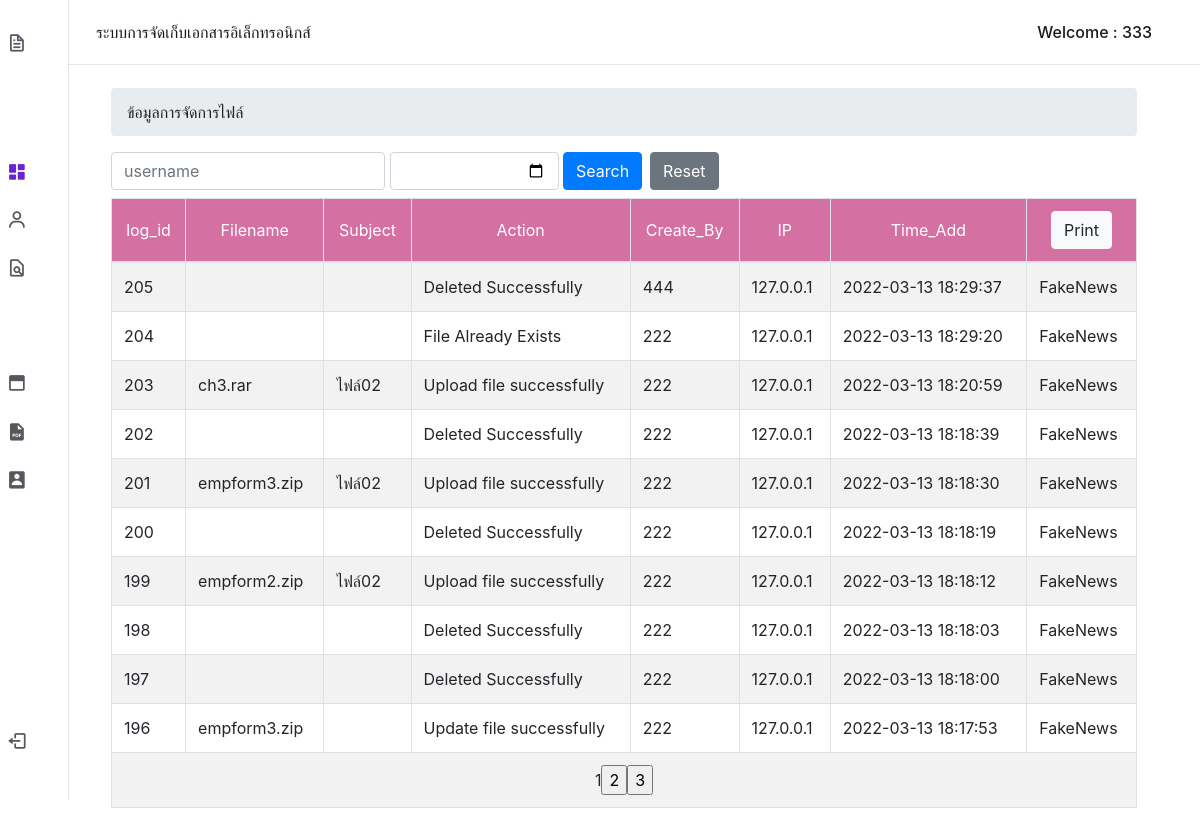
Screenshot of /admin/file_log.php (signed in) with the database file from the repository.
### tables this page shows
CREATE TABLE `file_log` (
  `log_id` int(11) NOT NULL,
  `file_name` text NOT NULL,
  `name_random` text NOT NULL,
  `subjects` varchar(50) NOT NULL,
  `action` varchar(50) NOT NULL,
  `create_by` varchar(20) NOT NULL,
  `host` text NOT NULL,
  `ip` varchar(20) NOT NULL,
  `create_time` timestamp NOT NULL DEFAULT current_timestamp()
);

### Authen/dbcontroller.php (called while the page is built, shortened)
<?php
class DBController {
	private $host = "localhost";
	private $user = "root";
	private $password = "";
	private $database = "smp_db_fms";
    private $conn;
	function __construct() {
		$this->conn = $this->connectDB();
	}
	function connectDB() {
		$conn = mysqli_connect($this->host,$this->user,$this->password,$this->database);
		return $conn;
	}
	function runQuery($query) {
		$result = mysqli_query($this->conn,$query);
		while($row=mysqli_fetch_assoc($result)) {
			$resultset[] = $row;
		}
		if(!empty($resultset))
			return $resultset;
	}
	function numRows($query) {
		$result  = mysqli_query($this->conn, $query);
		$rowcount = mysqli_num_rows($result);
		return $rowcount;
	}
}
?>

### admin/file_log.php (the view, shortened to what this page needs)
<?php
$m_username = $_SESSION['m_username'];
?>
<!DOCTYPE html>
<html lang="en">
<head>
    <link rel="stylesheet" href="https://cdn.jsdelivr.net/npm/boxicons@latest/css/boxicons.min.css">
    <link href="https://cdn.datatables.net/1.10.20/css/dataTables.bootstrap4.min.css" rel="stylesheet"
 />
    <link rel="stylesheet" href="../assets/navbar/css/styles.css">
    <link rel="stylesheet" href="https://cdn.jsdelivr.net/npm/bootstrap@4.6.1/dist/css/bootstrap.min.css"
>
    <link rel="stylesheet" type="text/css"
        href="https://maxcdn.bootstrapcdn.com/font-awesome/4.7.0/css/font-awesome.min.css">
</head>
<body>
<?php include 'nav.php'; ?>
    <main><br>
        <div class="container mt-5 col-xs-12 col-md-12 col-lg-12 col-xl-12">
        <nav aria-label="breadcrumb">
  <ol class="breadcrumb">
    <li class="breadcrumb-item " aria-current="page">ข้อมูลการจัดการไฟล์</li>
  </ol>
</nav>
<?php
require_once("../Authen/dbcontroller.php");
$create_by = "";
$create_time = "";
$queryCondition = "";
$orderby = " order by log_id desc";
 $sql = " SELECT * FROM file_log where log_id  " . $queryCondition ;
require_once("perpage.php");
$href = 'file_log.php';
$perPage = 10;
$page = 1;
$start = ($page-1)*$perPage;
$query =  $sql . $orderby .  " limit " . $start . "," . $perPage;
$result = $db_handle->runQuery($query);
if(!empty($result)) {
    $result["perpage"] = showperpage($sql, $perPage, $href);
}
?>
                <form name="frmSearch" method="post" action="file_log.php">
                    <div class="form-inline mb-2">
                        <div class="form-group">
                            <input type="text" placeholder="username" name="search[name]" class="form-control"
                                value="<?php echo $create_by; ?>" />
                        </div>
<div class="date-selector">
  <input id="datePicker" class="form-control" type="date"   name="search[timestemp]" value="<?php echo $create_time; ?>" onkeydown="return false" />
</div>
                        <div class="form-group mr-2">
                        <input type="submit" name="go" class="btn btn-primary" value="Search">
                        </div>
                        <div class="form-group mr-2">
                        <input type="reset" class="btn btn-secondary" value="Reset" onclick="window.location='file_log.php'">
                        </div>
                    </div>
                    <div class="table-responsive">
                    <table class="table table-bordered table-striped table-hover">
                        <thead>
                            <tr>
                                <td class='text-center'>log_id</td>
                                <td class='text-center'>Filename</td>
                                <td class='text-center'>Subject</td>
                                <td class='text-center'>Action</td>
                                <td class='text-center'>Create_By</td>
                                <td class='text-center'>IP</td>
                                <td class='text-center'>Time_Add</td>
                                <td class='text-center'><a href="" class="btn btn-light" data-toggle="modal"
                                        data-target="#dateform">Print</a></td>
                            </tr>
                        </thead>
                        <tbody>
                            <?php
					if(!empty($result)) {
						foreach($result as $k=>$v) {
						  if(is_numeric($k)) {
					?>
                            <tr>
                                <td><?php echo $result[$k]["log_id"]; ?></td>
                                <td><?php echo $result[$k]["file_name"]; ?></td>
                                <td><?php echo $result[$k]["subjects"]; ?></td>
                                <td><?php echo $result[$k]["action"]; ?></td>
                                <td><?php echo $result[$k]["create_by"]; ?></td>
                                <td><?php echo $result[$k]["ip"]; ?></td>
                                <td><?php echo $result[$k]["create_time"]; ?></td>
                                <td><?php echo $result[$k]["host"]; ?></td>
                            </tr>
                            <?php
						  }
					   }
                    }
					if(isset($result["perpage"])) {
					?>
                            <nav>
                                <tr>
                                <td colspan="8" align=center> <?php echo $result["perpage"]; ?></td>
                                </tr>
                                <?php } ?>
                            </nav>
                    </table>
                    </div>
                </form>
        </div>
    </main>
</body>
</html>

### admin/nav.php (shortened to what this page needs)
<header class="header">
    <div class="header__container">
    <a href="#" class="header__logo">ระบบการจัดเก็บเอกสารอิเล็กทรอนิกส์</a>
        <a href="#" class="header__logo">Welcome : <?php echo ucwords(htmlentities($m_username)); ?></a>
    </div>
</header>
<div class="nav" id="navbar">
    <nav class="nav__container">
        <div>
            <a href="#" class="nav__link nav__logo">
                <i class='bx bx-file nav__icon' ></i>
            </a>
            <div class="nav__list">
                <div class="nav__items">
                    <a href="index.php" class="nav__link active">
                        <i class='bx bxs-dashboard nav__icon' ></i>
                    </a>
                    <a href="adduser.php" class="nav__link">
                        <i class='bx bx-user nav__icon' ></i>
                    </a>
                    <a href="file.php" class="nav__link">
                        <i class='bx bx-file-find nav__icon' ></i>
                    </a>
                </div>
                <div class="nav__items">
                    <a href="History_log.php" class="nav__link">
                        <i class='bx bxs-dock-top nav__icon'></i>
                    </a>
                    <a href="file_log.php" class="nav__link">
                        <i class='bx bxs-file-pdf nav__icon' ></i>
                    </a>
                    <a href="add_log.php" class="nav__link">
                        <i class='bx bxs-user-rectangle nav__icon' ></i>
                    </a>
                </div>
            </div>
        </div>
        <a href="..\Authen\logout.php" class="nav__link nav__logout">
            <i class='bx bx-log-out nav__icon' ></i>
        </a>
    </nav>
</div>

### admin/perpage.php (shortened to what this page needs)
<?php
	function perpage($count, $per_page = '10',$href) {
		$output = '';
		if($per_page != 0)
		$pages  = ceil($count/$per_page);
		if($pages>1) {
			for($i=($_POST["page"]-2); $i<=($_POST["page"]+2); $i++)	{
				if($i<1) continue;
				if($_POST["page"] == $i)
					$output = $output . '<span id='.$i.' class="current-page" >'.$i.'</span>';
				else
					$output = $output . '<input type="submit" name="page" class="perpage-link" value="' . $i . '" />';
			}
		}
		return $output;
	}
	function showperpage($sql, $per_page = 10, $href) {
	    require_once("../Authen/dbcontroller.php");
	    $db_handle = new DBController();
	    $count   = $db_handle->numRows($sql);
		$perpage = perpage($count, $per_page,$href);
		return $perpage;
	}
?>

### assets/navbar/css/styles.css (style rules this page uses)
:root { --header-height: 3.5rem; --nav-width: 219px; --first-color: #6923D0; --first-color-light: #F4F0FA; --title-color: #19181B; --text-color: #58555E; --text-color-light: #A5A1AA; --body-color: #F9F6FD; --container-color: #FFFFFF; --body-font: 'Poppins', sans-serif; --normal-font-size: .938rem; --small-font-size: .75rem; --smaller-font-size: .75rem; --font-medium: 500; --font-semi-bold: 600; --z-fixed: 100; }
@media screen and (min-width: 1024px) { :root { --normal-font-size: 1rem; --small-font-size: .875rem; --smaller-font-size: .813rem; } }
body { margin: var(--header-height) 0 0 0; padding: 1rem 1rem 0; font-family: var(--body-font); font-size: var(--normal-font-size); background-color: var(--body-color); color: var(--text-color); }
a { text-decoration: none; }
.header { position: fixed; top: 0; left: 0; width: 100%; background-color: var(--container-color); box-shadow: 0 1px 0 rgba(22, 8, 43, 0.1); padding: 0 1rem; z-index: var(--z-fixed); }
.header__container { display: flex; align-items: center; height: var(--header-height); justify-content: space-between; }
.header__logo { color: var(--title-color); font-weight: var(--font-medium); display: none; }
.nav { position: fixed; top: 0; left: -100%; height: 100vh; padding: 1rem 1rem 0; background-color: var(--container-color); box-shadow: 1px 0 0 rgba(22, 8, 43, 0.1); z-index: var(--z-fixed); transition: .4s; }
.nav__container { height: 100%; display: flex; flex-direction: column; justify-content: space-between; padding-bottom: 3rem; overflow: auto; scrollbar-width: none; }
.nav__logo { font-weight: var(--font-semi-bold); margin-bottom: 2.5rem; }
.nav__list, .nav__items { display: grid; }
.nav__list { row-gap: 2.5rem; }
.nav__items { row-gap: 1.5rem; }
.nav__link { display: flex; align-items: center; color: var(--text-color); }
.nav__icon { font-size: 1.2rem; margin-right: .5rem; }
.nav__logout { margin-top: 5rem; }
.active { color: var(--first-color); }
@media screen and (min-width: 768px) { body { padding: 1rem 3rem 0 6rem; } }
@media screen and (min-width: 768px) { .header { padding: 0 3rem 0 6rem; } }
@media screen and (min-width: 768px) { .header__container { height: calc(var(--header-height) + .5rem); } }
@media screen and (min-width: 768px) { .header__logo { display: block; } }
@media screen and (min-width: 768px) { .nav { left: 0; padding: 1.2rem 1.5rem 0; width: 68px; } }
@media screen and (min-width: 768px) { .nav__items { row-gap: 1.7rem; } }
@media screen and (min-width: 768px) { .nav__icon { font-size: 1.3rem; } }

### admin/file_log.php (style rules this page uses)
td, th { vertical-align: middle !important; }
.table thead tr { background-color: #d470a2 !important; color: #ffffff; text-align: left; }
.nav__container { margin-left: 15%; }
.header__container a { text-decoration: none; }
.date-selector { position: relative; }
.date-selector>input[type=date] { text-indent: -500px; }

### rows the page displays
file_log: log_id "205", action "Deleted Successfully", create_by "444", ip "127.0.0.1", create_time "2022-03-13 18:29:37", host "FakeNews"
file_log: log_id "204", action "File Already Exists", create_by "222", ip "127.0.0.1", create_time "2022-03-13 18:29:20", host "FakeNews"
file_log: log_id "203", file_name "ch3.rar", subjects "ไฟล์02", action "Upload file successfully", create_by "222", ip "127.0.0.1", create_time "2022-03-13 18:20:59", host "FakeNews"
file_log: log_id "202", action "Deleted Successfully", create_by "222", ip "127.0.0.1", create_time "2022-03-13 18:18:39", host "FakeNews"
file_log: log_id "201", file_name "empform3.zip", subjects "ไฟล์02", action "Upload file successfully", create_by "222", ip "127.0.0.1", create_time "2022-03-13 18:18:30", host "FakeNews"
file_log: log_id "200", action "Deleted Successfully", create_by "222", ip "127.0.0.1", create_time "2022-03-13 18:18:19", host "FakeNews"
file_log: log_id "199", file_name "empform2.zip", subjects "ไฟล์02", action "Upload file successfully", create_by "222", ip "127.0.0.1", create_time "2022-03-13 18:18:12", host "FakeNews"
file_log: log_id "198", action "Deleted Successfully", create_by "222", ip "127.0.0.1", create_time "2022-03-13 18:18:03", host "FakeNews"
file_log: log_id "197", action "Deleted Successfully", create_by "222", ip "127.0.0.1", create_time "2022-03-13 18:18:00", host "FakeNews"
file_log: log_id "196", file_name "empform3.zip", action "Update file successfully", create_by "222", ip "127.0.0.1", create_time "2022-03-13 18:17:53", host "FakeNews"

### other values shown
$m_username "333"
